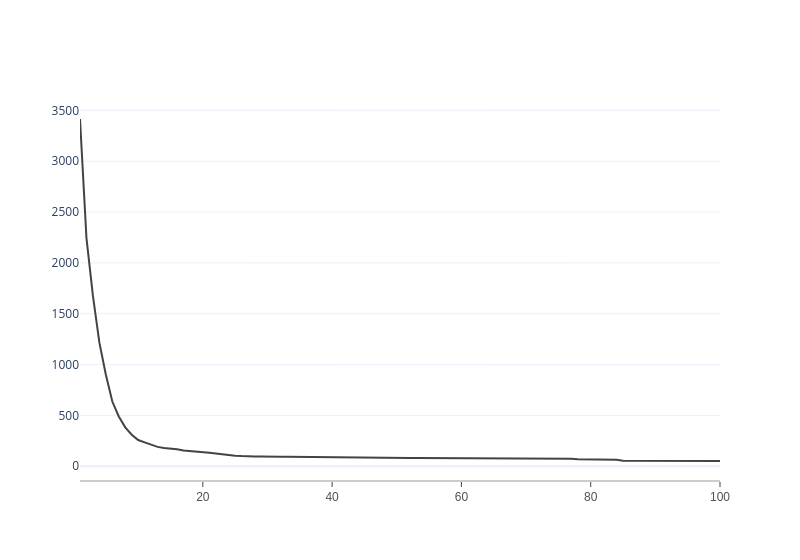

Write notebook code for a chart like this one.
### Code cell
#噪声数量
df_dbscan_now = df[df.min_samples == set(df.min_samples)[1]]
myplot.One_Axes_Line(df_dbscan_now,"eps","noise_num",
                     xAxes_name = "领域半径(eps)",
                     line_name = "噪声数量")

### Figure 1 — Plotly figure (JSON) as saved in the notebook; plotly's stock layout.template omitted (floating-point values rounded to 4 significant figures)
{"data": [{"line": {"color": "rgb(67,67,67)", "width": 2}, "mode": "lines", "name": "噪声数量", "type": "scatter", "x": [1, 2, 3, 4, 5, 6, 7, 8, 9, 10, 11, 12, 13, 14, 15, 16, 17, 18, 19, 20, 21, 22, 23, 24, 25, 26, 27, 28, 29, 30, 31, 32, 33, 34, 35, 36, 37, 38, 39, 40, 41, 42, 43, 44, 45, 46, 47, 48, 49, 50, 51, 52, 53, 54, 55, 56, 57, 58, 59, 60, 61, 62, 63, 64, 65, 66, 67, 68, 69, 70, 71, 72, 73, 74, 75, 76, 77, 78, 79, 80, 81, 82, 83, 84, 85, 86, 87, 88, 89, 90, 91, 92, 93, 94, 95, 96, 97, 98, 99, 100], "y": [3415, 2244, 1675, 1215, 899, 636, 489, 382, 310, 257, 234, 212, 190, 180, 175, 167, 155, 148, 138, 138, 131, 125, 116, 105, 103, 99, 95, 95, 95, 92, 92, 92, 92, 91, 90, 89, 89, 89, 89, 88, 88, 86, 83, 83, 83, 83, 83, 82, 80, 80, 80, 80, 80, 80, 79, 79, 79, 78, 76, 76, 76, 76, 76, 76, 76, 76, 76, 76, 76, 76, 74, 74, 74, 74, 74, 73, 73, 68, 68, 63, 63, 63, 63, 63, 53, 53, 53, 52, 52, 52, 52, 52, 52, 52, 52, 52, 52, 52, 51, 51]}], "layout": {"width": 800, "xaxis": {"linecolor": "rgb(204, 204, 204)", "linewidth": 2, "showgrid": false, "showline": true, "showticklabels": true, "tickfont": {"color": "rgb(82, 82, 82)", "family": "Arial", "size": 12}, "ticks": "outside"}}}
